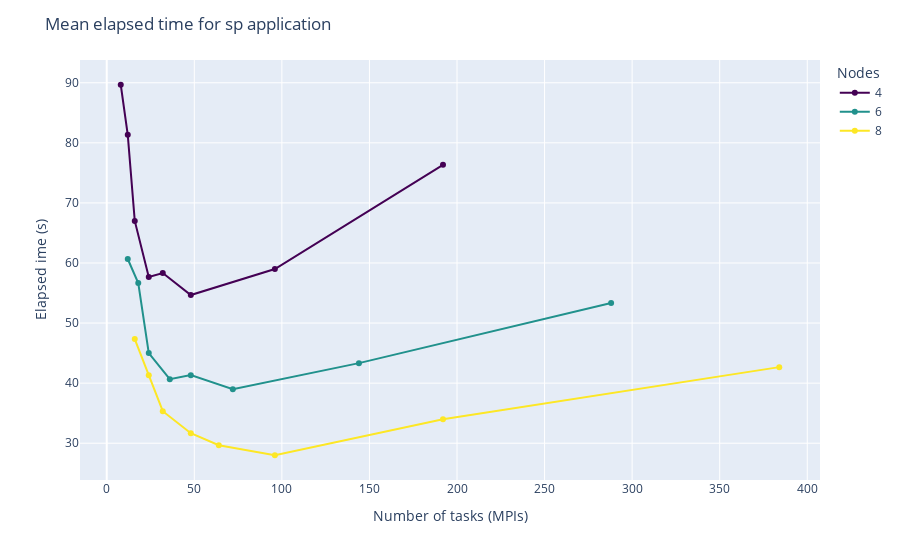

The notebook cell saved with this chart:
### Markdown cell above
## Elapsed time vs ntasks (MPIs)

### Code cell
fig = px.line(x=sp['ntasks'], y=sp['mean elapsed t'],
                markers=True,
                color=sp['nodes'],
                color_discrete_sequence=['#440154', '#21918c', '#fde725'])
fig.update_layout(title='Mean elapsed time for sp application',
                    legend_title_text='Nodes',
                    xaxis_title='Number of tasks (MPIs)',
                    yaxis_title='Elapsed ime (s)')

fig.show()

### Figure 1 — Plotly figure (JSON) as saved in the notebook; plotly's stock layout.template omitted (floating-point values rounded to 4 significant figures)
{"data": [{"hovertemplate": "color=4<br>x=%{x}<br>y=%{y}<extra></extra>", "legendgroup": "4", "line": {"color": "#440154", "dash": "solid"}, "marker": {"symbol": "circle"}, "mode": "markers+lines", "name": "4", "orientation": "v", "showlegend": true, "type": "scatter", "x": [8, 12, 16, 24, 32, 48, 96, 192], "xaxis": "x", "y": [89.67, 81.33, 67, 57.67, 58.33, 54.67, 59, 76.33], "yaxis": "y"}, {"hovertemplate": "color=6<br>x=%{x}<br>y=%{y}<extra></extra>", "legendgroup": "6", "line": {"color": "#21918c", "dash": "solid"}, "marker": {"symbol": "circle"}, "mode": "markers+lines", "name": "6", "orientation": "v", "showlegend": true, "type": "scatter", "x": [12, 18, 24, 36, 48, 72, 144, 288], "xaxis": "x", "y": [60.67, 56.67, 45, 40.67, 41.33, 39, 43.33, 53.33], "yaxis": "y"}, {"hovertemplate": "color=8<br>x=%{x}<br>y=%{y}<extra></extra>", "legendgroup": "8", "line": {"color": "#fde725", "dash": "solid"}, "marker": {"symbol": "circle"}, "mode": "markers+lines", "name": "8", "orientation": "v", "showlegend": true, "type": "scatter", "x": [16, 24, 32, 48, 64, 96, 192, 384], "xaxis": "x", "y": [47.33, 41.33, 35.33, 31.67, 29.67, 28, 34, 42.67], "yaxis": "y"}], "layout": {"legend": {"title": {"text": "Nodes"}, "tracegroupgap": 0}, "margin": {"t": 60}, "title": {"text": "Mean elapsed time for sp application"}, "xaxis": {"anchor": "y", "domain": [0, 1], "title": {"text": "Number of tasks (MPIs)"}}, "yaxis": {"anchor": "x", "domain": [0, 1], "title": {"text": "Elapsed ime (s)"}}}}
